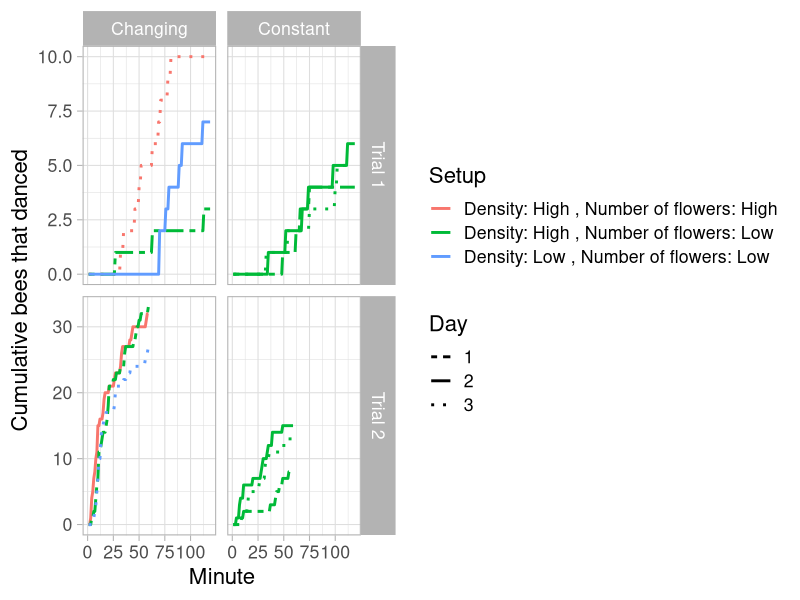
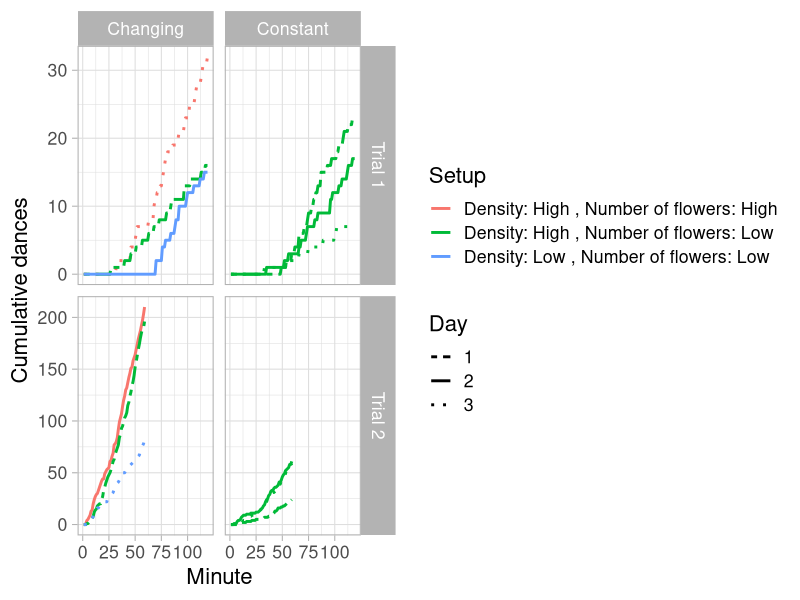
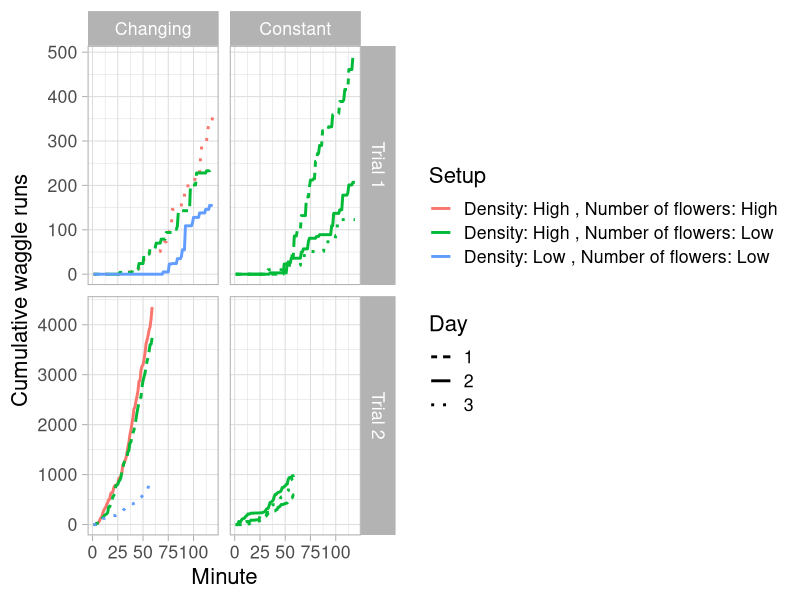
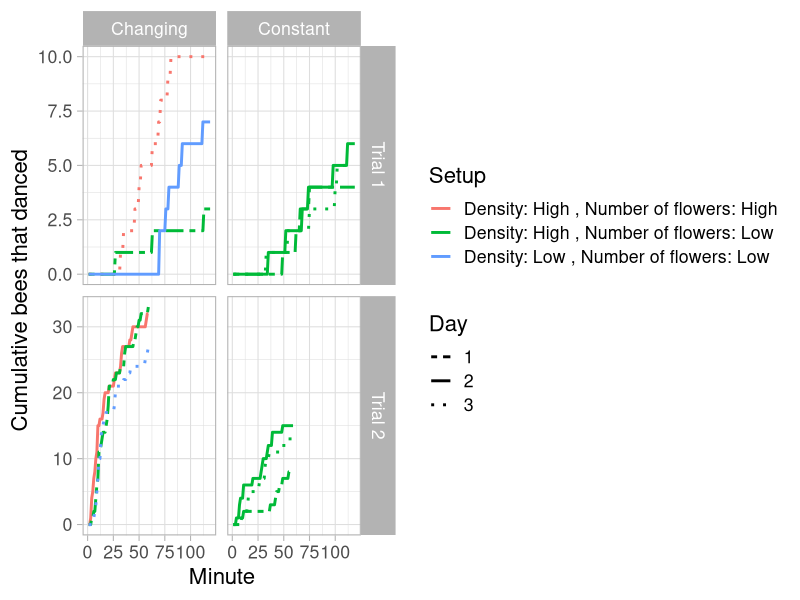
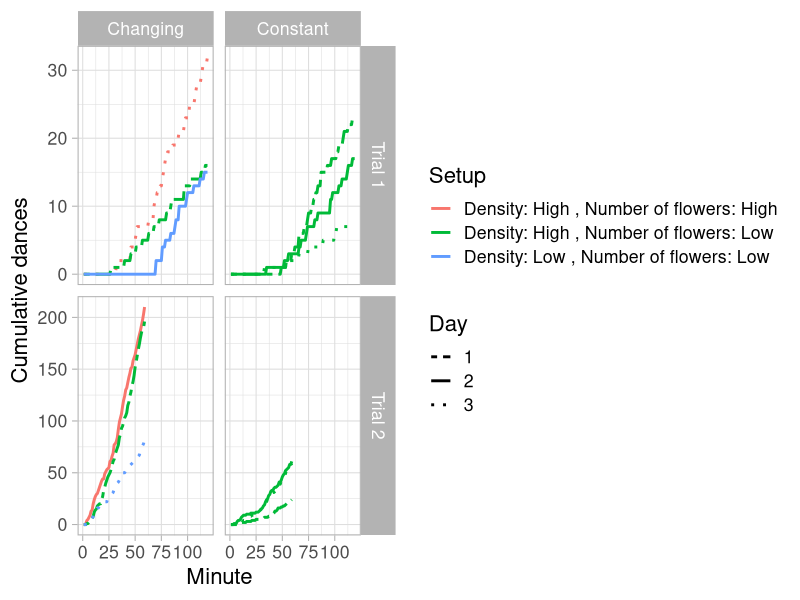
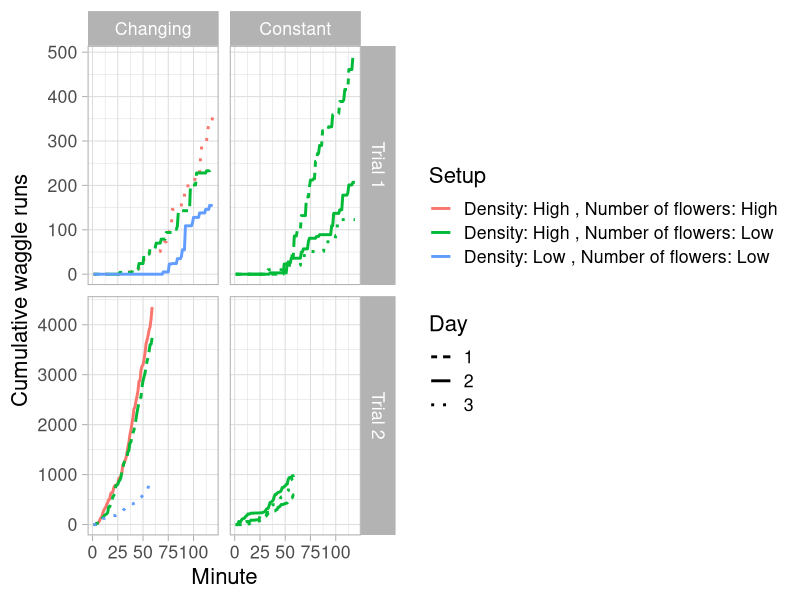

Write the R code that produced these figures, in order.
## ---- chunk 1
library(knitr) 
opts_knit$set(root.dir = normalizePath('../'))
## ---- chunk 2
library("tidyverse")
## ---- chunk 3
# This file has one row per hive visit
dances_df <- read.csv("cleaned_data/all_dances.csv")

## ---- chunk 4
# Helper function
add_info <- . %>%
  # Add standardized "Day" variable for each trial
  mutate(Day = "0") %>% # initialize Day
  mutate(Day = ifelse(Date %in% c("6/15/22","7/18/22"), "1", Day)) %>%
  mutate(Day = ifelse(Date %in% c("6/16/22","7/19/22"), "2", Day)) %>%
  mutate(Day = ifelse(Date %in% c("6/17/22","7/20/22"), "3", Day)) %>%
  # Add Constant/Changing based on trial and scent info
  mutate(Treatment = "Null") %>% # initialize treatment
  mutate(Treatment = ifelse(Colony == "C" & Scent == "Clove", "Changing", Treatment)) %>%
  mutate(Treatment = ifelse(Colony == "C" & Scent == "Peppermint", "Constant", Treatment)) %>%
  mutate(Treatment = ifelse(Colony == "7B" & Scent == "Clove", "Constant", Treatment)) %>%
  mutate(Treatment = ifelse(Colony == "7B" & Scent == "Peppermint", "Changing", Treatment)) %>%
  # add trial number based on colony
  mutate(Trial = ifelse(Colony == "C", "Trial 1", "Trial 2"))
## ---- chunk 5
dances_df <- add_info(dances_df) %>%
  mutate(Integer_time = floor(Decimal_entrance_time)) %>%
  mutate(Cumul_bees = 0)  # so we can fill in this column below
## ---- chunk 6
# Adding cumulative bees (I think!) requires a set of nested for loops

cumulative_df <- data.frame(Trial = character(),
                 Day = character(),
                 Treatment = character(),
                 Density = character(),
                 Flower_number = character(),
                 Minute = integer(),
                 Cumul_bees = integer(),
                 Cumul_dances = integer(),
                 Cumul_waggle_runs = integer())

## We need to create one list of bees for every trial, day, treatment combination
## We use these lists to create a smaller data frame with cumulative bees added
## and then we need to add each of these temporary data frames to a larger
## data frame
trials <- unique(dances_df$Trial)
days <- unique(dances_df$Day)
treatments <- unique(dances_df$Treatment)

for (trial_i in trials){
  if (trial_i == "Trial 1"){
    minutes <- 1:119
  } else {
    minutes <- 1:59
  }
  for (day_i in days){
    for (treatment_i in treatments){
      # get that subset of rows
      temp_df <- dances_df %>%
        filter(Trial == trial_i & Day == day_i & Treatment == treatment_i)
      curr_density <- temp_df$Density[1]
      curr_flower_number <- temp_df$Flower_number[1]
      # create a temporary df to store the cumulative values
      temp_cumul_df <- data.frame(Trial = rep(x = trial_i, times = length(minutes)),
                                  Day = rep(x = day_i, times = length(minutes)),
                                  Treatment = rep(x = treatment_i, times = length(minutes)),
                                  Density = rep(x = curr_density, times = length(minutes)),
                                  Flower_number = rep(x = curr_flower_number, times = length(minutes)),
                                  Minute = minutes,
                                  Cumul_bees = rep(x = 0, times = length(minutes)),
                                  Cumul_dances = rep(x = 0, times = length(minutes)),
                                  Cumul_waggle_runs = rep(x = 0, times = length(minutes)))
      for (row in 1:length(minutes)){
        # save the minute for the current row
        curr_minute <- row
        # get a subset of temp_df
        temp_df_row <- temp_df %>%
          filter(Integer_time <= curr_minute)
        # get a vector of all bees that entered during that minute
        curr_bees_list <- unique(temp_df_row$Bee)
        # add the cumulative totals to the temporary data frame
        temp_cumul_df$Cumul_bees[row] <- length(curr_bees_list)
        temp_cumul_df$Cumul_dances[row] <- sum(temp_df_row$Danced)
        temp_cumul_df$Cumul_waggle_runs[row] <- sum(temp_df_row$Total_runs)
      }
      # then add the temporary df to the df we initialized above
      cumulative_df <- rbind(cumulative_df, temp_cumul_df)
    }
  }
}
## ---- chunk 7
if (!dir.exists("figures")){
  dir.create("figures")
}
## ---- chunk 8
cumulative_df %>%
  mutate(Setup = paste0("Density: ", Density, " , Number of flowers: ", Flower_number)) %>%
  ggplot(aes(x = Minute, y = Cumul_bees, color = Setup, linetype = Day)) +
  scale_linetype_manual(values = c("twodash", "solid", "dotted")) +
  geom_line(linewidth = 1) +
  labs(y = "Cumulative bees that danced") +
  facet_grid(Trial~Treatment, scales = "free_y") +
  theme_light(base_size = 16)

ggsave("figures/Lineplot_cumulative_dancing_bees.jpg", 
       device="jpeg",
       width = 12,
       height = 8,
       units = "in",
       dpi = 300)
  
## ---- chunk 9
cumulative_df %>%
  mutate(Setup = paste0("Density: ", Density, " , Number of flowers: ", Flower_number)) %>%
  ggplot(aes(x = Minute, y = Cumul_dances, color = Setup, linetype = Day)) +
  scale_linetype_manual(values = c("twodash", "solid", "dotted")) +
  geom_line(linewidth = 1) +
  labs(y = "Cumulative dances") +
  facet_grid(Trial~Treatment, scales = "free_y") +
  theme_light(base_size = 16)


ggsave("figures/Lineplot_cumulative_dances.jpg", 
       device="jpeg",
       width = 12,
       height = 8,
       units = "in",
       dpi = 300)
## ---- chunk 10
cumulative_df %>%
  mutate(Setup = paste0("Density: ", Density, " , Number of flowers: ", Flower_number)) %>%
  ggplot(aes(x = Minute, y = Cumul_waggle_runs, color = Setup, linetype = Day)) +
  scale_linetype_manual(values = c("twodash", "solid", "dotted")) +
  geom_line(linewidth = 1) +
  labs(y = "Cumulative waggle runs") +
  facet_grid(Trial~Treatment, scales = "free_y") +
  theme_light(base_size = 16)
  

ggsave("figures/Lineplot_cumulative_waggle_runs.jpg", 
       device="jpeg",
       width = 12,
       height = 8,
       units = "in",
       dpi = 300)
